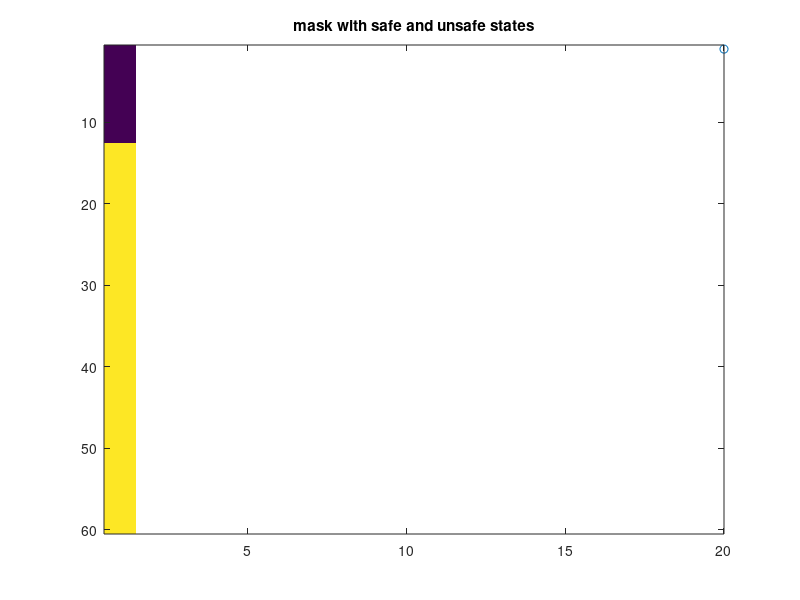

MATLAB code for this plot: (Note: this script raises an error after producing the figure.)
% @authors: Niklas Schmid, Marta Fochesato, Sarah H.Q. Li, Tobias Sutter, John Lygeros @ ETHZ Zurich,
% Automatic Control Laboratory

% Code for paper:
% ### Computing Optimal Joint Chance Constrained Control Policies ###

%% Clear console, workspace, figures
clc
clear all
close all
mycolors = [.8 0.8 0.8; 1 1 1];
% Add subfolders to path
folder = fileparts(which(mfilename)); 
addpath(genpath(folder));

%% Settings
disp("Setting parameters.")
% Model parameters
L=40;
r=1;
rng(1234)
M = 10;
sigma = 5;
Delta = 10^(-6);

Mx=round(1.5*L); My=1;  % Discretization of the states
Mu = 5;                 % Discretization of the inputs                                                 
Md = 500;               % Disturbance Samples
Max_Iterations = 30; %100;    % Bound number of iterations

%% Assign states to belong to the safe or unsafe set.
disp("Defining mask.")
% Safe set: states are assigned a value of 2 in the mask 
% Unsafe set: states are assigned a value of 0 in the mask
mask = zeros(Mx,My);

N = 100;                        % Time horizon of the control task
safety_limit_of_states = 13;    % At least 13 units of biomass to be safe
mask(safety_limit_of_states:end) = 2*ones(size(mask(safety_limit_of_states:end)));
current_state = 20;             % Initial state

p_x=0.75;                       % Safety probability

figure(1)
% Plot mask
imagesc(mask)
hold on
scatter(current_state,1);  % Switching x,y because x is rows for us (vertical axis) and y is columns, but matlab plots other way around
title('mask with safe and unsafe states')
%% Compute tranistion kernel
% Define an index to all states for easier reference. Also, keep a list of
% indices belonging to safe and unsafe states. Then, compute transition 
% kernel and stage cost for every state-action pair.
num_vars = Mx*My;                           % Total number of states
stage_cost = zeros(num_vars,Mu);            % State cost assigned every state-action pair
idx_map = zeros(Mx,My);                     % Index belonging to a state at given position
indices_of_safe_states = zeros(Mx,My);      % List of indices of safe states
indices_of_unsafe_states = zeros(Mx,My);    % List of indices of unsafe states

filterMaskAndComputeKernelFish;                 % Compute transition kernel and stage costs

%% Compute the safest and cheapest policy
disp("Computing invariance.")
clims = [0 1];

% Set up value functions for safest and cheapest policy
V_safest = ones(num_vars, N+1); % \bar{V} in paper
V_cheapest = ones(num_vars,N+1);  % \underline{V} in paper
V_safest(indices_of_unsafe_states, N+1) = 0;
V_cheapest(indices_of_unsafe_states, N+1) = 0;
C_safest = zeros(num_vars, N+1);
C_cheapest = zeros(num_vars,N+1);

safest_dp;  % Compute safest policy
cheapest_dp; % Compute cheapest policy


% figure(4)
% V_map = reshape(stage_cost(:,1),Mx,My);
% imagesc(V_map)

% For all three different approaches, at every iteration, store safety and cost
results_of_approaches = zeros(3,Max_Iterations,2); 

%% Approach by Ono et al. (modified due to infeasibility, see paper)
lambda_low = 0;
lambda_up = 10^5;
lambda = lambda_up;

unsafe_indeces_vector = zeros(num_vars,1);
unsafe_indeces_vector(indices_of_unsafe_states) = ones(numel(indices_of_unsafe_states),1);

for iterations=1:Max_Iterations
    % Initialize value function
    J_ono = zeros(size(C_cheapest));
    J_ono(:,N+1)=lambda*unsafe_indeces_vector;

    C_ono = zeros(size(C_cheapest));    % Cost of the policy

    V_ono = zeros(size(V_cheapest));    % Safety of the policy
    V_ono(indices_of_safe_states,N+1) = ones(numel(indices_of_safe_states),1);

    mu_k_star_ono=zeros(num_vars,N);    % Policy
    
    for k=flip(1:N)                     % Run DP recursion
        [J_ono(:,k), mu_k_star_ono(:,k)] = min(pagemtimes(T_u,J_ono(:,k+1)) + reshape(stage_cost,num_vars,1,Mu) + lambda*unsafe_indeces_vector,[],3);
        T_optimal_cost = zeros(num_vars,num_vars);
        for state_idx = 1:num_vars  % Compute cost and safety under the optimal input
            C_ono(state_idx,k) = T_u(state_idx,:,mu_k_star_ono(state_idx,k))*C_ono(:,k+1) + stage_cost(state_idx, mu_k_star_ono(state_idx,k));
            V_ono(state_idx,k) = T_u(state_idx,:,mu_k_star_ono(state_idx,k))*V_ono(:,k+1);
        end
        V_ono(indices_of_unsafe_states, k) = 0;
    end

    % Bisection (deviating from implementation by Ono due to infeasibility)
    if V_ono(current_state,1)<p_x
        lambda_low = lambda
        lambda = 1/2*(lambda_low + lambda_up);
    else
        lambda_up = lambda
        lambda = 1/2*(lambda_low + lambda_up);
        tmp_ono.pol = mu_k_star_ono;
        tmp_ono.C = C_ono(current_state,1);
        tmp_ono.V = V_ono(current_state,1);
    end

    % Store result for current lambda
    results_of_approaches(1,iterations,1) = C_ono(current_state,1);
    results_of_approaches(1,iterations,2) = V_ono(current_state,1);
end

%% Our approach
lambda_low = 0;
lambda_up = (C_safest(current_state,1) - C_cheapest(current_state,1)) / (V_safest(current_state,1) - p_x); %10^5;
lambda = lambda_up; 

V_lambda_up = 0; C_lambda_up = 0;
V_lambda_low = V_cheapest(current_state,1); C_lambda_low = C_cheapest(current_state,1);

not_breaking = true;
iterations=1;
% Outer loop iteration: "Minimize lambda while remaining safe enough"
while not_breaking
    % Initialize value function
    J_our = C_cheapest;
    J_our(indices_of_unsafe_states,:) = J_our(indices_of_unsafe_states,:) + lambda;
    % Value function for cost
    C_our = zeros(size(C_cheapest));
    C_our(indices_of_unsafe_states,:) = C_cheapest(indices_of_unsafe_states,:);
    % Value function for safety
    V_our = zeros(size(V_cheapest));
    V_our(indices_of_safe_states,N+1) = ones(numel(indices_of_safe_states),1);
    mu_k_star_our=zeros(numel(indices_of_safe_states),N);
    % Run DP Recursion
    for k=flip(1:N)
        [J_our(indices_of_safe_states,k), mu_k_star_our(:,k)] = min(pagemtimes(T_u(indices_of_safe_states,:,:),J_our(:,k+1)) + reshape(stage_cost(indices_of_safe_states,:),numel(indices_of_safe_states),1,Mu),[],3);
        for row_idx = 1:numel(indices_of_safe_states) % Compute cost and safety of optimal inputs
            C_our(indices_of_safe_states(row_idx),k) = T_u(indices_of_safe_states(row_idx),:,mu_k_star_our(row_idx,k))*C_our(:,k+1) + stage_cost(indices_of_safe_states(row_idx),mu_k_star_our(row_idx,k));
            V_our(indices_of_safe_states(row_idx),k) = T_u(indices_of_safe_states(row_idx),:,mu_k_star_our(row_idx,k))*V_our(:,k+1);
        end
        V_our(indices_of_unsafe_states, k) = 0;
    end

    % Bisection
    if V_our(current_state,1)<p_x
        lambda_low = lambda
        lambda = 1/2*(lambda_low + lambda_up);
        V_lambda_low = V_our(current_state,1);
        C_lambda_low = C_our(current_state,1);
    else
        lambda_up = lambda
        lambda = 1/2*(lambda_low + lambda_up);
        tmp_our.pol = mu_k_star_our;
        tmp_our.C = C_our(current_state,1);
        tmp_our.V = V_our(current_state,1);
        V_lambda_up = V_our(current_state,1);
        C_lambda_up = C_our(current_state,1);
    end

    % Interpolate to obtain stochastic policy
    p_up = (p_x - V_lambda_low) / (V_lambda_up - V_lambda_low);
    p_low = 1 - p_up;
    C_our_stochastic = C_lambda_low*p_low + C_lambda_up*p_up;
    V_our_stochastic = V_lambda_low*p_low + V_lambda_up*p_up; % Should always equal to p_s

    % Store result for current lambda
    results_of_approaches(2,iterations,1)=C_our_stochastic;
    results_of_approaches(2,iterations,2)=V_our_stochastic;

    suboptimality_bound = p_up*p_low*(lambda_up - lambda_low)*(V_lambda_up - V_lambda_low);
    if suboptimality_bound <= Delta
        fprintf("Breaking after %1.0f iterations because the desired suboptimality is attained.", iterations);
        not_breaking = false;
    end
    iterations = iterations + 1;
end

%% Plot safety cost pairs obtained over the outer loop iterations
% figure(20)
% plot(results_of_approaches(1,:,1),results_of_approaches(1,:,2))
% hold on
% plot(results_of_approaches(2,:,1),results_of_approaches(2,:,2))
% legend('Ono et al.','Ours')
% xlabel('Cost')
% ylabel('Safety')
fprintf('Ono et al, Our approach (cost,safety), (%4.2f,%4.2f),(%4.2f,%4.2f)',tmp_ono.C,tmp_ono.V,tmp_our.C,tmp_our.V)

% For simplicity we just stick to the policy associated to lambda_up
% instead of the mixed policy. 
mu_k_star_ono = tmp_ono.pol;
mu_k_star_our = tmp_our.pol;

%% Run simulation
figure(14)
hold on

mu_k_star_our_ext = zeros(size(mu_k_star));
mu_k_star_our_ext(indices_of_safe_states,:) = mu_k_star_our;

success_rate = 0;
total_attempts=5000;        % Number of Monte-Carlo runs
cost_avg = 0;

for attempt=1:total_attempts
    cost_of_attempt = 0;
    success = 1;
    x_idx = zeros(N+1,1);
    x_idx(1) = current_state;
    x = zeros(N+1,1);
    x(1) = current_state -1;

    for k=1:N
        if success==1
            u = mu_k_star_our_ext(x_idx(k),k);
        else
            u = mu_k_star(x_idx(k),k);
        end

        %u = mu_k_star_ono(x_idx(k),k);   % Uncomment to evaluate Ono's policy

        %u = mu_k_star(x_idx(k),k);       % Uncomment to evaluate cheapest policy
        
        % Run simulation step
        d = (u-1) / Mu;
        v = normrnd(0.2, 0.1^2);
        v = boundValue(v,[0,1]);
        gamma = normrnd(1, 0.6^2);
        delta = normrnd(1.1, 0.2^2);
        delta = boundValue(delta,[0,inf]);
        x_k = x(k);
        C = delta*d*M*x_k/L;
        C = boundValue(C,[0,delta*d*M]);
        K = 1 ./ (1 + exp(-(x_k-20)/sigma) );
        R = r*x_k*(1- x_k/L);
        R = max(R,0);
        x(k+1) = (1-v)*x_k + gamma*R*K - C;
        x(k+1) = round(max(x(k+1),0));
        x_idx(k+1) = x(k+1)+1;
    
        % Bound values of state 
        if x_idx(k+1)<=0
            x_idx(k+1)=1;
        end
        if x_idx(k+1)>Mx
            x_idx(k+1) = Mx;
        end

        % Check safety
        x(k+1) = x_idx(k+1) - 1;
        if abs(mask(x_idx(k+1)))<1
            success = 0;
        end

        cost_of_attempt = cost_of_attempt + stage_cost(x_idx(k),u);
    end
    cost_avg = cost_avg + cost_of_attempt/total_attempts;
    success_rate = success_rate + success/total_attempts;
    plot(x,'LineWidth',1)
end
xlabel('Time')
ylabel('Units of Biomass')
title('Monte-Carlo Simulation')
cost_avg
safety =success_rate;
safety

%% Surface plots of policies
fontsize = 20;
colorrange = linspace(0,1,1000)';
colorrangeZero =zeros(size(colorrange));
colorrangeOne = ones(size(colorrange))*1;
%mycolors = [0 0 0.8; 0 0.8 0; 0.8 0.8 0];
mycolors = [colorrangeZero flip(colorrange) colorrange ; colorrange colorrangeZero flip(colorrange)];
mycolors = flip([colorrangeOne colorrange colorrange; flip(colorrange) flip(colorrange) colorrangeOne ]);
mycolors = flip([colorrangeOne*0, flip(colorrange)*1 + 0, colorrangeOne*0 ]);
mycolors = flip([flip(colorrange)*1, flip(colorrange)*.5 + 0.5, flip(colorrange)*1 ]);
%mycolors = [colorrange colorrange flip(colorrange); colorrangeOne flip(colorrange) colorrangeZero];
%mycolors = [flip(colorrange) flip(colorrange) flip(colorrange)];
figure(33)
a = linspace(safety_limit_of_states,N-1,size(mu_k_star_ono(indices_of_safe_states,:),2));
b = linspace(safety_limit_of_states,N-1,size(mu_k_star_ono(indices_of_safe_states,:),1));
imagesc(a,b,mu_k_star_ono(indices_of_safe_states,:)/Mu)
colormap(mycolors);       
caxis([-1, 1]);    
ax = gca;
set(gca, 'FontName', 'times')
ax.FontSize = fontsize; 
ylabel('State', 'FontSize', fontsize)
xlabel('Timestep k', 'FontSize', fontsize)
set(gca,'FontName','Times Roman','Fontsize',fontsize)
title('Policy k=0 by Ono et al.')
figure(34)
a = linspace(safety_limit_of_states,N-1,size(mu_k_star_our_ext(indices_of_safe_states,:),2));
b = linspace(safety_limit_of_states,N-1,size(mu_k_star_our_ext(indices_of_safe_states,:),1));
imagesc(a,b,mu_k_star_our_ext(indices_of_safe_states,:)/Mu)
colormap(mycolors);      
caxis([-1, 1]);   
ax = gca;
set(gca, 'FontName', 'times')
ax.FontSize = fontsize; 
ylabel('State', 'FontSize', fontsize)
xlabel('Timestep k', 'FontSize', fontsize)   
set(gca,'FontName','Times Roman','Fontsize',fontsize)
title('Policy k=0 by Our Approach, b_k=1')
figure(35)
diff = mu_k_star_our_ext(indices_of_safe_states,:) - mu_k_star_ono(indices_of_safe_states,:);
a = linspace(safety_limit_of_states,N-1,size(diff,2));
b = linspace(safety_limit_of_states,N-1,size(diff,1));
imagesc(a,b,diff/Mu)
colormap(mycolors);    
caxis([-1, 1]);         
colorbar
ax = gca;
ax.FontSize = fontsize; 
ylabel('State', 'FontSize', fontsize)
xlabel('Timestep k', 'FontSize', fontsize)
set(gca, 'FontName', 'times')
set(gca,'FontName','Times Roman','Fontsize',fontsize)
title('Difference of Policies')

